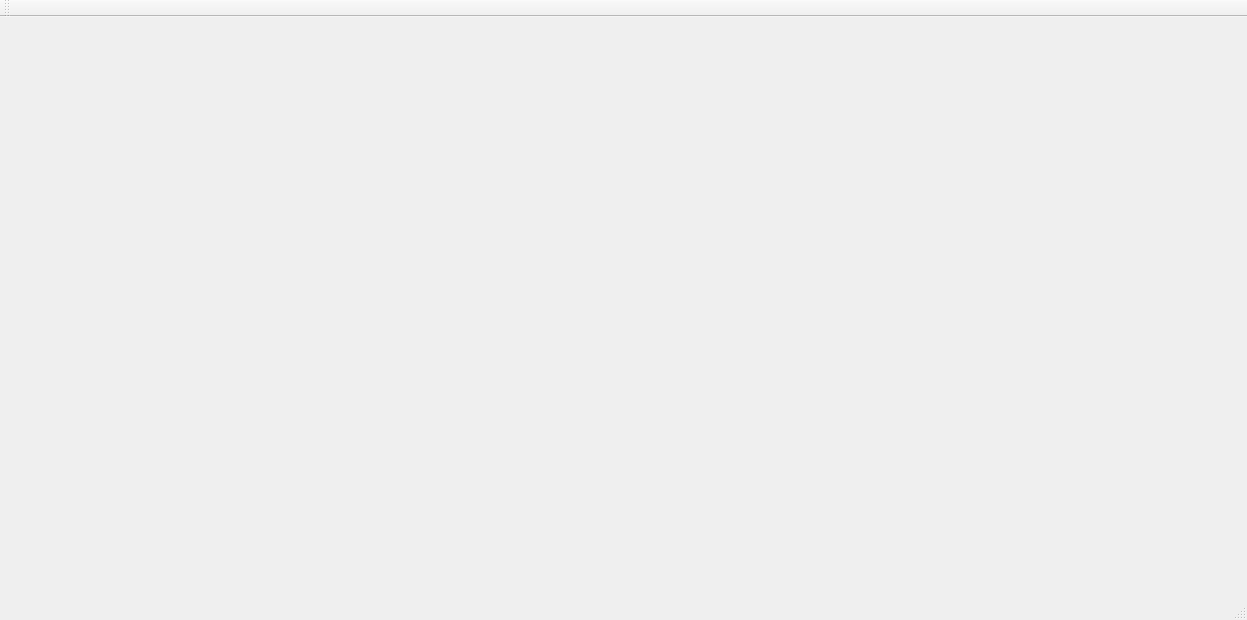
<?xml version="1.0" encoding="UTF-8"?>
<ui version="4.0">
 <class>MainWindow</class>
 <widget class="QMainWindow" name="MainWindow">
  <property name="geometry">
   <rect>
    <x>0</x>
    <y>0</y>
    <width>1247</width>
    <height>620</height>
   </rect>
  </property>
  <property name="windowTitle">
   <string>MainWindow</string>
  </property>
  <widget class="QWidget" name="centralWidget"/>
  <widget class="QMenuBar" name="menuBar">
   <property name="geometry">
    <rect>
     <x>0</x>
     <y>0</y>
     <width>1247</width>
     <height>20</height>
    </rect>
   </property>
  </widget>
  <widget class="QToolBar" name="mainToolBar">
   <attribute name="toolBarArea">
    <enum>TopToolBarArea</enum>
   </attribute>
   <attribute name="toolBarBreak">
    <bool>false</bool>
   </attribute>
  </widget>
  <widget class="QStatusBar" name="statusBar"/>
 </widget>
 <layoutdefault spacing="6" margin="11"/>
 <resources/>
 <connections/>
</ui>
